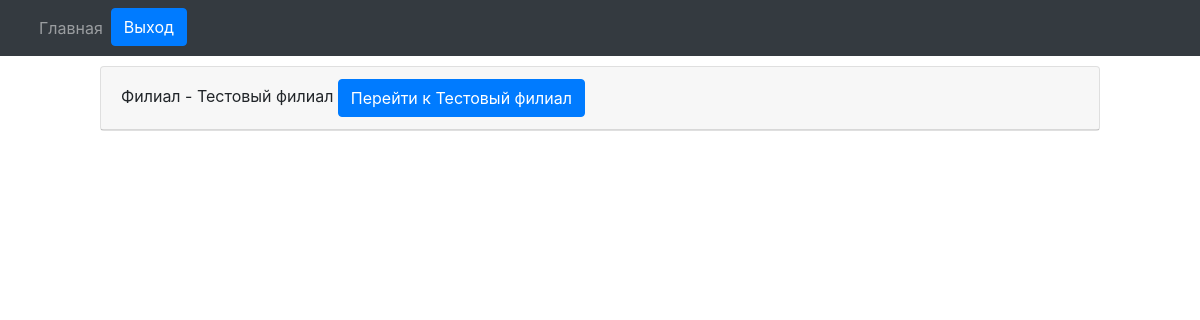
The app's page /paid_departure/filials/ (signed in), older data.
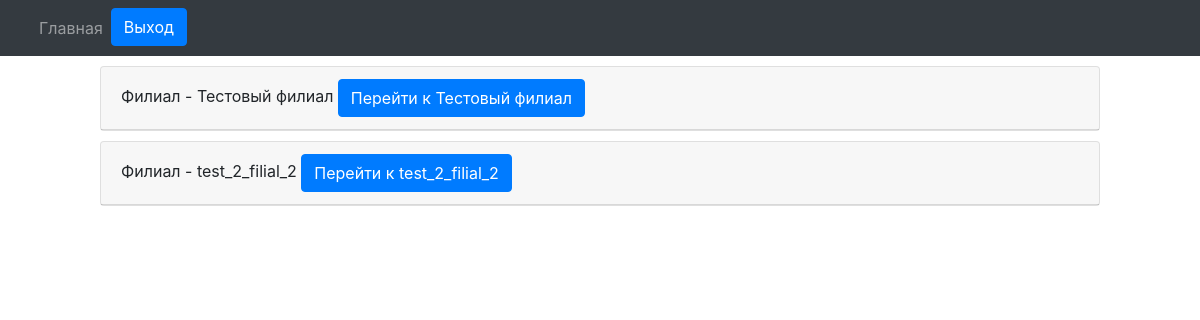
The same page, newer data.
### engine/models.py (models this page shows, shortened)
class Filials(models.Model):
    name = models.CharField(max_length=128, verbose_name='Филиал')

### engine/views.py (the view)
# urls.py: path('filials/', get_filials, name='get_filials'),
@login_required
def get_filials(request):
    if not request.user.has_perm('engine.view_reestr_oferts'):
        filials = Filials.objects.filter(name=request.user.filial)
    else:
        filials = Filials.objects.all()
    context = {
        'filials': filials
    }
    return render(request, 'orders/main.html', context=context)

### engine/templates/orders/main.html
{% extends "orders/base.html" %}
{% block nav %}{% include "orders/nav.html" %}{% endblock %}
{% block content %}
<div>
    {% for filial in filials %}
</div>
<div class="card" style="margin: 10px 100px 10px 100px;">
    <div class="card-header">
      Филиал - {{ filial.name }}
      <a href="{% url 'get_orders' filial.pk %}" class="btn btn-primary">Перейти к {{ filial.name }}</a>
    </div>
    {% endfor %}
{% endblock %}

Row changes from the older to the newer data that the page shows:
added Filials: name "test_2_filial_2"
